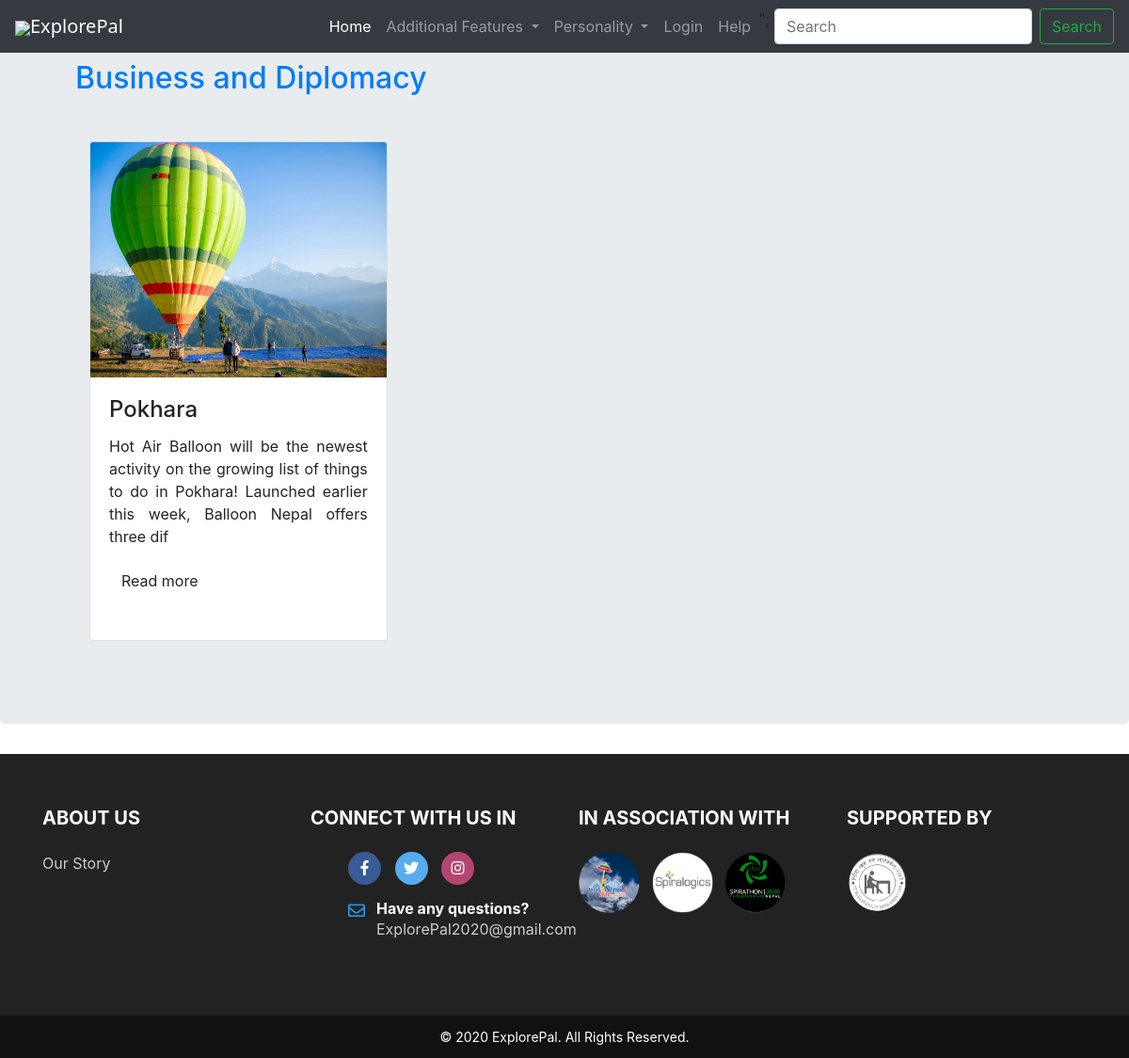
Screenshot of /Programs/ExplorePalSearch.php?content=Business and Diplomacy with the database file from the repository.
### tables this page shows
CREATE TABLE `place_and_category` (
  `place_id` int(11) NOT NULL,
  `place_category_id` int(11) NOT NULL
);

CREATE TABLE `place_details` (
  `place_id` int(11) NOT NULL,
  `place_name` varchar(20) NOT NULL,
  `price_range` varchar(20) NOT NULL,
  `place_address` text NOT NULL,
  `place_details` text NOT NULL,
  `place_main_photo` text NOT NULL,
  `place_avg_rating` int(5) NOT NULL,
  `place_total_rating` int(11) NOT NULL,
  `place_latitude` float NOT NULL,
  `place_longitude` float NOT NULL
);

### Programs/LoadPocketTranslator.php (the view, shortened to what this page needs)
<head>
</head>

### Programs/DisplayPlaces.php (shortened to what this page needs)
<?php
  function displayData($ContentHeading, $connection, $sql, $disMore, $DisplayLocation){
    $R = mysqli_query($connection, $sql);
    echo "
      <div class = 'jumbotron '>
          <h2 class = 'mb-5 ml-5'>
    ";
    if($disMore){
      echo "
        <a href = 'ExplorePalSearch.php?content=$ContentHeading'
      ";
    }else{
      echo "
        <a href = '#'
      ";
    }
    echo "
      id ='editHover'>".$ContentHeading."</a></h2>
      <div class='row row-cols-1 row-cols-md-3 mx-5'>
    ";
    while($r = mysqli_fetch_array($R)){
      echo "
        <div class='col mb-4'>
          <div class='card mb-4 h-100'>
            <div class='view overlay'>
              <img class='card-img-top' src='".$r['place_main_photo']."' height = '250px' width = '400px' alt='".$r['place_name']." image here'>
              <a href='#'>
                <div class='mask rgba-white-slight'></div>
              </a>
            </div>
            <div class='card-body'>
              <h4 class='card-title'>".$r['place_name']."</h4>
              <p class='card-text text-justify' >".str_replace("  ", " ", substr($r['place_details'], 0, 150))."</p>
              <a class = 'btn btn-light-blue btn-md' href ='Test.php'>Read more</a>
            </div>
          </div>
        </div>
      ";
    }
    echo "</div>";
    echo "</div>";
  }
?>

### rows the page displays
place_and_category: place.place_main_photo (picture), place.place_name "Pokhara", place.place_details "Hot Air Balloon will be the newest activity on the growing list of things to do in Pokhara! Launched earlier this week, Balloon Nepal offers three dif"

### other values shown
$ContentHeading "Business and Diplomacy"
